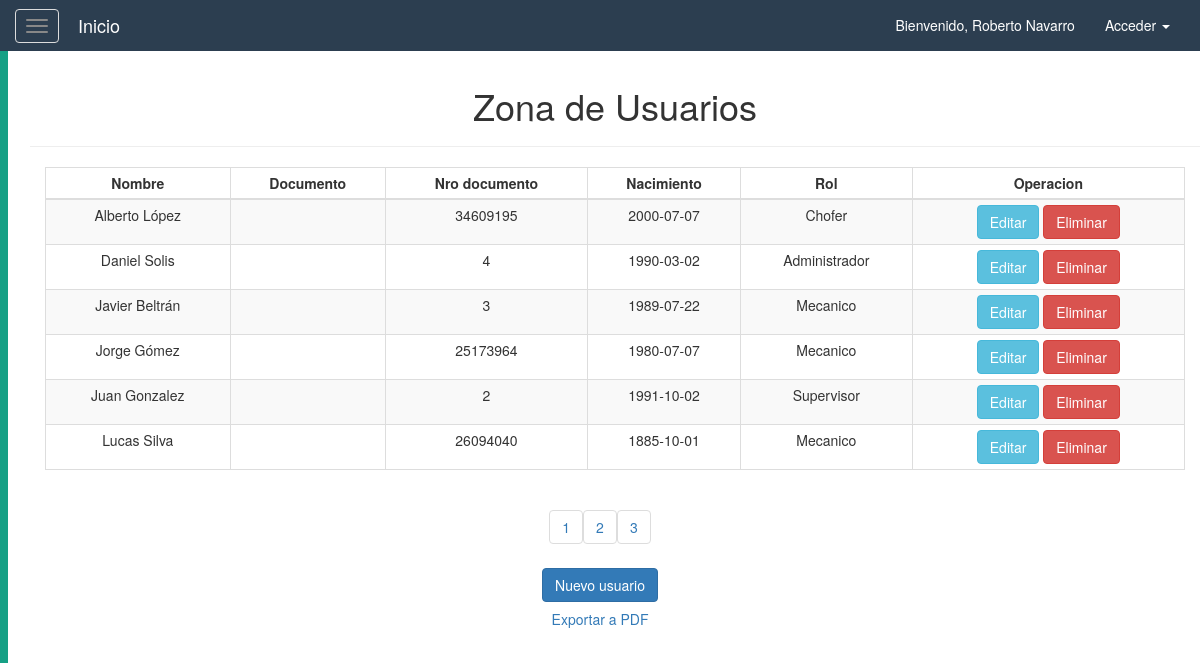
/logistica/vista_usuarios.php (signed in), run on the app's committed database.
### tables this page shows
CREATE TABLE Usuario(
	idUsuario int(11) NOT NULL AUTO_INCREMENT,
    num_doc int(11) NOT NULL,
    pass varchar(45) NOT NULL,
    rol enum('Supervisor', 'Administrador', 'Chofer', 'Mecanico') NOT NULL DEFAULT 'Supervisor',
    nombre varchar(45) NOT NULL,
    fecha_nacimiento date NOT NULL,
    tipo_licencia varchar(45),
    PRIMARY KEY (idUsuario)
);

### resources/db/control.php (called while the page is built, shortened)
<?php
    class controlDB{
        function __construct(){
            try{
            $host="localhost";
            $dbname="logistica";
            $user="root";
            $pass="";
            $this->con=mysqli_connect($host,$user,$pass) or die("No se puede conectar con la base de datos.");
            mysqli_select_db($this->con,$dbname)or die("No se encuentra la base de datos.");
            mysqli_set_charset($this->con, "utf8");
            }catch(Exception $ex){
                throw $ex;
            }
        }
        function consultar($sql){
            $result=mysqli_query($this->con,$sql);
            $data=null;
            while($fila=mysqli_fetch_assoc($result)){
                $data[]=$fila;
            }
            return $data;
        }
    }
?>

### resources/library/usuarios_pag.php (called while the page is built, shortened)
<?php
        $tamagno_paginas = 6;
        if(isset($_GET['pagina'])) {
            $pag = $_GET['pagina'];
        } else {
            $pag = 1;
        }
        $empezar_desde = ($pag-1) * $tamagno_paginas;
        $datos = $obj -> consultar("SELECT *
            FROM usuario
            ORDER BY nombre
            LIMIT $empezar_desde, $tamagno_paginas");
        $num_filas = count($obj->consultar("SELECT *
            FROM usuario"));
        $total_paginas = ceil($num_filas/$tamagno_paginas);
?>

### logistica/vista_usuarios.php (the view, shortened to what this page needs)
<!DOCTYPE html>
<html lang="es">
<head>
    <?php
        require_once($_SERVER['DOCUMENT_ROOT'].'/resources/config.php');
        $obj = new controlDB();
        include $LIBRARY_PATH.'/usuarios_pag.php';
    ?>
</head>
<body>
    <?php
        require_once($_SERVER['DOCUMENT_ROOT'].'/resources/templates/header.php');
    ?>
    <div id="wrapper">
        <?php
            require_once($_SERVER['DOCUMENT_ROOT'].'/resources/templates/sidebar.php');
        ?>
        <div id="page-content-wrapper">
            <div class="container-fluid">
                <div class="row">
                    <div class="col-lg-12 text-center">
                        <div class="container">
                            <div class="row">
                                <div class="col">
                                    <h1>Zona de Usuarios</h1>
                                    <hr/>
                                </div>
                            </div>
                        </div>
                        <div class="container">
                            <div class="row">
                                <div class="col-lg-12 col-md-12 col-sm-12 col-xs-12">
                                    <div class="table-responsive">
                                        <table class="table table-striped table-bordered table-condensed table-hover">
                                            <thead>
                                                <th  class="text-center">Nombre</th>
                                                <th  class="text-center">Documento</th>
                                                <th  class="text-center">Nro documento</th>
                                                <th  class="text-center">Nacimiento</th>
                                                <th  class="text-center">Rol</th>
                                                <th  class="text-center">Operacion</th>
                                            </thead>
                                            <?php if($datos) foreach($datos as $td){ ?>
                                            <tr>
                                                <td><?php echo ($td['nombre']); ?></td>
                                                <td><?php echo strtoupper($td['tipo_doc']); ?></td>
                                                <td><?php echo $td['num_doc']; ?></td>
                                                <td><?php echo $td['fecha_nacimiento']; ?></td>
                                                <td><?php echo ucwords(strtolower($td['rol'])); ?></td>
                                                <td class="text-center">
                                                    <a href="editarUser.php?id=<?php echo $td["idUsuario"]?>">
                                                        <button class="btn btn-info">Editar</button>
                                                    </a>
                                                    <a href="bdUser.php?id=<?php echo $td["idUsuario"]?>&funcion=eliminar">
                                                        <button class="btn btn-danger">Eliminar</button>
                                                    </a>
                                                </td>
                                            </tr>
                                            <?php } ?>
                                        </table>
                                    </div>
                                </div>
                            </div>
                        </div>
                        <div class="row">
                            <div class="col">
                                <?php
                                    for($i = 1; $i <= $total_paginas; $i++){
                                    echo "<ul class='pagination'>
                                        <li><a href='?pagina=".$i."'>".$i."</a></li>
                                    </ul>";}
                                ?>
                            </div>
                        </div>
                        <div class="row">
                                <div class="col">
                                    <a href="registrarUser.php" class="btn btn-primary">Nuevo usuario</a>
                                </div>
                        </div>
                        <div class="row">
                            <a href="/logistica/exportarUser.php" target="_blank">
                                <button class="btn btn-link" target="_blank">Exportar a PDF</button>
                            </a>
                        </div>
                    </div>
                </div>
            </div>
        </div>
    </div>
</body>
</html>

### resources/css/menuLateral.css (style rules this page uses)
#page-content-wrapper { width: 100%; height: 100%; position: absolute; padding: 15px; }

### data on the page
usuario: nombre "Alberto López", num_doc "34609195", fecha_nacimiento "2000-07-07", rol "Chofer"
usuario: nombre "Daniel Solis", num_doc "4", fecha_nacimiento "1990-03-02", rol "Administrador"
usuario: nombre "Javier Beltrán", num_doc "3", fecha_nacimiento "1989-07-22", rol "Mecanico"
usuario: nombre "Jorge Gómez", num_doc "25173964", fecha_nacimiento "1980-07-07", rol "Mecanico"
usuario: nombre "Juan Gonzalez", num_doc "2", fecha_nacimiento "1991-10-02", rol "Supervisor"
usuario: nombre "Lucas Silva", num_doc "26094040", fecha_nacimiento "1885-10-01", rol "Mecanico"

### other printed values
$_SESSION['usuario'] "Roberto Navarro"
